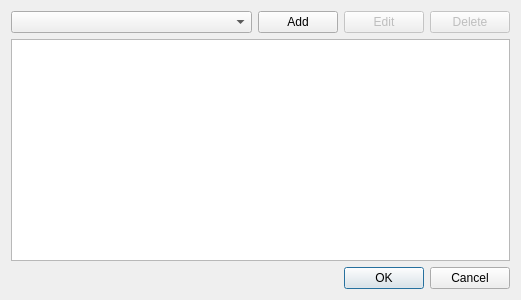
<?xml version="1.0" encoding="UTF-8"?>
<ui version="4.0">
 <class>schedule::ScheduleDialog</class>
 <widget class="QDialog" name="schedule::ScheduleDialog">
  <property name="geometry">
   <rect>
    <x>0</x>
    <y>0</y>
    <width>521</width>
    <height>300</height>
   </rect>
  </property>
  <property name="windowTitle">
   <string>Schedule</string>
  </property>
  <layout class="QGridLayout" name="gridLayout" columnstretch="1,0,0,0">
   <item row="0" column="0">
    <widget class="QComboBox" name="dates_box"/>
   </item>
   <item row="0" column="1">
    <widget class="QPushButton" name="add_btn">
     <property name="text">
      <string>Add</string>
     </property>
    </widget>
   </item>
   <item row="0" column="2">
    <widget class="QPushButton" name="edit_btn">
     <property name="enabled">
      <bool>false</bool>
     </property>
     <property name="text">
      <string>Edit</string>
     </property>
    </widget>
   </item>
   <item row="0" column="3">
    <widget class="QPushButton" name="del_btn">
     <property name="enabled">
      <bool>false</bool>
     </property>
     <property name="text">
      <string>Delete</string>
     </property>
    </widget>
   </item>
   <item row="1" column="0" colspan="4">
    <widget class="QTableView" name="tasks_view">
     <property name="selectionBehavior">
      <enum>QAbstractItemView::SelectRows</enum>
     </property>
     <property name="sortingEnabled">
      <bool>true</bool>
     </property>
     <attribute name="horizontalHeaderVisible">
      <bool>false</bool>
     </attribute>
     <attribute name="horizontalHeaderStretchLastSection">
      <bool>true</bool>
     </attribute>
     <attribute name="verticalHeaderVisible">
      <bool>false</bool>
     </attribute>
    </widget>
   </item>
   <item row="2" column="0" colspan="4">
    <widget class="QDialogButtonBox" name="buttonBox">
     <property name="orientation">
      <enum>Qt::Horizontal</enum>
     </property>
     <property name="standardButtons">
      <set>QDialogButtonBox::Cancel|QDialogButtonBox::Ok</set>
     </property>
    </widget>
   </item>
  </layout>
 </widget>
 <resources/>
 <connections>
  <connection>
   <sender>buttonBox</sender>
   <signal>accepted()</signal>
   <receiver>schedule::ScheduleDialog</receiver>
   <slot>accept()</slot>
   <hints>
    <hint type="sourcelabel">
     <x>248</x>
     <y>254</y>
    </hint>
    <hint type="destinationlabel">
     <x>157</x>
     <y>274</y>
    </hint>
   </hints>
  </connection>
  <connection>
   <sender>buttonBox</sender>
   <signal>rejected()</signal>
   <receiver>schedule::ScheduleDialog</receiver>
   <slot>reject()</slot>
   <hints>
    <hint type="sourcelabel">
     <x>316</x>
     <y>260</y>
    </hint>
    <hint type="destinationlabel">
     <x>286</x>
     <y>274</y>
    </hint>
   </hints>
  </connection>
 </connections>
</ui>
